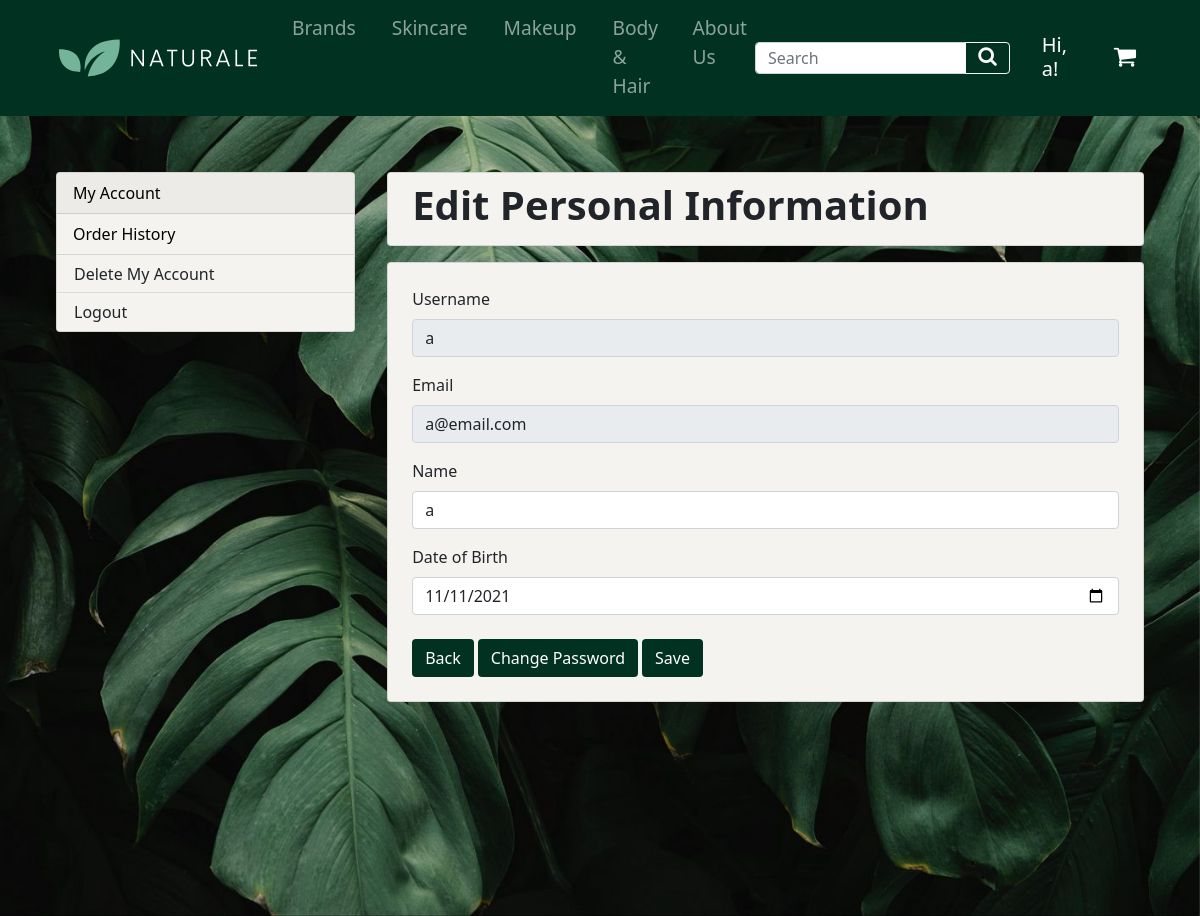
The page /editinfo.php (signed in) on the database its author committed.
### tables this page shows
CREATE TABLE `users` (
  `id_user` int(11) NOT NULL,
  `username` varchar(255) NOT NULL,
  `password` varchar(255) NOT NULL,
  `name` varchar(255) NOT NULL,
  `email` varchar(255) NOT NULL,
  `birthdate` date DEFAULT NULL,
  `member` int(11) NOT NULL,
  `point` int(11) NOT NULL,
  `status` int(11) NOT NULL DEFAULT 1
);

### editinfo.php (the view, shortened to what this page needs)
<?php
    require_once("./conn.php");
    if(isset($_SESSION["username"])){
        $location = "useraccount.php";
        $location2 = "usercart.php";
    }
    else{
        $location = "login.php";
        $location2 = "login.php";
    }
    $username = $_SESSION["username"];
    $stmt = $conn->query("SELECT * FROM users WHERE username='$username'");
    $user = $stmt->fetch_assoc();
?>
<!DOCTYPE html>
<html lang="en">
<head>
    <link href="https://cdn.jsdelivr.net/npm/bootstrap@5.1.3/dist/css/bootstrap.min.css" rel="stylesheet">
    <link rel="stylesheet" href="https://cdnjs.cloudflare.com/ajax/libs/font-awesome/4.7.0/css/font-awesome.min.css">
</head>
<body style="background-color: #f5f3f0;">
    <nav class="navbar navbar-expand-lg navbar-dark" style="background-color: #013221;">
    <div class="container-fluid ps-5 pe-5">
        <a href="index.php">
        <div style="transform: scale(0.9);"></div>
        </a>
        <div class="collapse navbar-collapse" id="navbarNav">
            <ul class="navbar-nav me-auto mb-2 mb-lg-0" style="margin-top: -2px;">
                <li class="nav-item dropdown">
                    <a class="nav-link me-3 ms-3" href="products.php" id="navbarDarkDropdownMenuLink" role="button" data-bs-toggle="dropdown" aria-expanded="false" style="font-size: 1.2em;">
                        Brands
                    </a>
                </li>
                <li class="nav-item dropdown">
                    <a class="nav-link me-3 ms-1 test" href="#" id="navbarDarkDropdownMenuLink" role="button" data-bs-toggle="dropdown" aria-expanded="false" style="font-size: 1.2em;">
                            Skincare
                    </a>
                </li>
                <li class="nav-item dropdown">
                    <a class="nav-link me-3 ms-1" href="products.php" id="navbarDarkDropdownMenuLink" role="button" data-bs-toggle="dropdown" aria-expanded="false" style="font-size: 1.2em;">
                            Makeup
                    </a>
                </li>
                <li class="nav-item dropdown">
                    <a class="nav-link me-3 ms-1" href="products.php" id="navbarDarkDropdownMenuLink" role="button" data-bs-toggle="dropdown" aria-expanded="false" style="font-size: 1.2em;">
                        Body & Hair
                    </a>
                </li>
                <li class="nav-item">
                    <a class="nav-link" href="aboutus.php" style="font-size: 1.2em;">About Us</a>
                </li>
            </ul>
            <div class="me-3">
                <form action="search.php" method="post">
                    <div class="input-group">
                        <input type="text" class="form-control" id="" placeholder="Search" style="height: 2em;" name="input-search">
                        <button class="btn btn-outline-light" name="cari" style="height: 2em; justify-content: center;">
                            <h5 style="margin-top: -5px;"><i class="fa fa-search" aria-hidden="true"></i></h5>
                        </button>
                    </div>
                </form>
            </div>
            <a class="nav-link" href='<?= $location ?>' style="color: white; margin-top: 5px;">
                <?php
                    if(isset($_SESSION["username"])){
                        ?>
                        <h5>Hi, <?= $user["name"] ?>!</h5>
                    <?php
                    }
                    else{
                        ?>
                        <h4><i class="fa fa-user" aria-hidden="true"></i></h4>
                    <?php
                    }
                ?>
            </a>
            <a class="nav-link" href='<?= $location2 ?>' style="color: white; margin-top: 5px;"><h4><i class="fa fa-shopping-cart" aria-hidden="true"></i></h4></a>
        </div>
    </div>
    </nav>
    <div class="content ps-5 pe-5 pt-5 pb-5">
        <div class="left p-2 pe-4">
            <div class="card" style="background-color: #f5f3f0;">
                <div class="card-header">
                <a href="useraccount.php" style="color: black; text-decoration: none;">My Account</a>
                </div>
                <ul class="list-group list-group-flush">
                    <li class="list-group-item" style="background-color: #f5f3f0;"><a href="orderhistory.php" style="color: black; text-decoration: none;">Order History</a></li>
                    <button class="btn ps-3" id="menuDelete" class="menuDelete" style="background-color: #f5f3f0; width: 100%; text-align: left; border-bottom: 1px solid gainsboro; border-radius: 0;" onclick="popup()">Delete My Account</button>
                    <form action="#" method="POST">
                        <button class="btn ps-3" name="btnLogout" style="background-color: #f5f3f0; width: 100%; text-align: left;">Logout</button>
                    </form>
                </ul>
            </div>
        </div>
        <div class="right p-2">
            <div class="title card p-2 ps-4 mb-3" style="background-color: #f5f3f0;">
                <h1><b>Edit Personal Information</b></h1>
            </div>
            <div class="accInfo card p-4 mb-3" style="background-color: #f5f3f0;">
                <form action="usercontrol.php" method="POST">
                    <fieldset disabled>
                        <div class="mb-3">
                            <label class="form-label">Username</label>
                            <input type="text" name="username" class="form-control" id="username" value='<?= $user["username"] ?>'>
                        </div>
                    </fieldset>
                    <fieldset disabled>
                        <div class="mb-3">
                            <label class="form-label">Email</label>
                            <input type="email" name="email" class="form-control" id="email" value='<?= $user["email"] ?>'>
                        </div>
                    </fieldset>
                    <div class="mb-3">
                        <label class="form-label">Name</label>
                        <input type="text" name="name" class="form-control" id="name" value='<?= $user["name"] ?>'>
                    </div>
                    <div class="mb-3">
                        <label class="form-label">Date of Birth</label>
                        <input type="date" name="birthdate" class="form-control" id="birthdate" value='<?= $user["birthdate"] ?>'>
                    </div>
                    <div class="buttons d-flex">
                        <button class="hoverable btn mt-2" name="back">Back</button>
                        <button class="hoverable btn mt-2 ms-1" name="gantipass">Change Password</button>
                        <button class="hoverable btn mt-2 ms-1" name="saveInfo">Save</button>
                    </div>
                </form>
            </div>
        </div>
    </div>
</body>
</html>

### editinfo.php (style rules this page uses)
.content { width: 100%; display: flex; background-image: url("./asset/bg2.jpg"); background-size: cover; background-repeat: no-repeat; background-attachment: fixed; height: 100vh; position: relative; user-select: none; }
.left { width: 30%; }
.right { width: 70%; }
.hoverable { background-color: #013221; color: white; }

### rows shown on the page
users: name "a", username "a", email "a@email.com", birthdate "11/11/2021"
